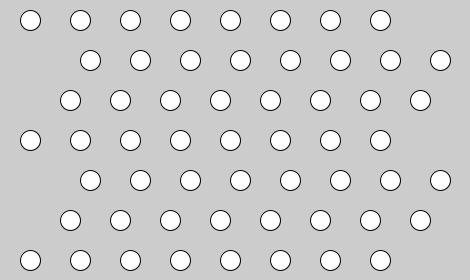
Frame 1 (no input)
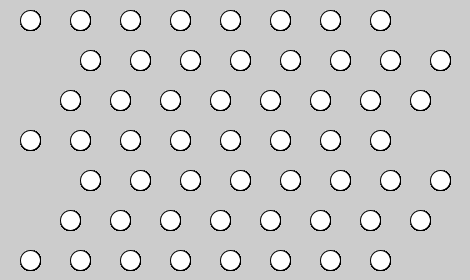
Frame 60 (the mouse pressed at the canvas centre just before this capture)
Frame 120 (the mouse held since frame 60 and released just before this capture): identical to frame 60, image omitted

The Processing sketch that drew these frames (run headless with seeded random() and noise(); from frame 60 on, the mouse is pressed at the canvas centre):

// Processing sketch: processing_152709
// ── processing_152709.pde

int i, x, y, c=0;

void setup(){
  size(470, 280);
  smooth();
}

void draw(){
    for (x = 30; x < 425; x += 50) {
      ellipse(x, 20, 20, 20);
    }
    for (x = 90; x < 450; x += 50) {
      ellipse(x, 60, 20, 20);
    }
    for (x = 70; x < 450; x += 50) {
      ellipse(x, 100, 20, 20);
    }
    for (x = 30; x < 425; x += 50) {
      ellipse(x, 140, 20, 20);
    }
    for (x = 90; x < 450; x += 50) {
      ellipse(x, 180, 20, 20);
    }
    for (x = 70; x < 450; x += 50) {
      ellipse(x, 220, 20, 20);
    }
    for (x = 30; x < 425; x += 50) {
      ellipse(x, 260, 20, 20);
    }
}
